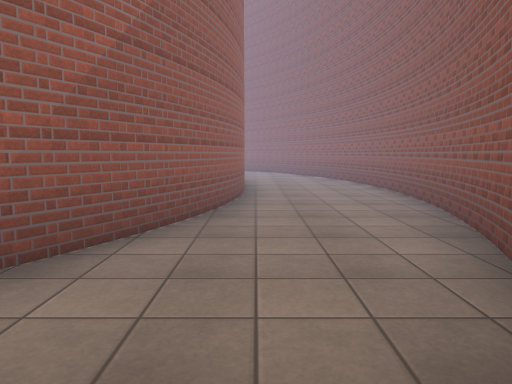
View 1 (above)

16 first-person views from a walk through a 3-D level made in the Unity game engine. The camera is 1.4 m above the floor, tilts 6° down and sees 70° across. The floor is counted in squares, 2 m on a side. Each view is taken from the middle of a square. On the plan, view 1 faces up. The plan holds only what a view shows up to about 11 squares ahead; the rest is blank. The place goes on beyond the plan. Surface patterns are stand-ins for the level's own textures.

View 2
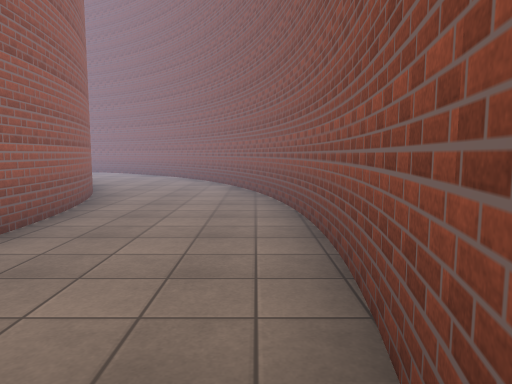

View 3
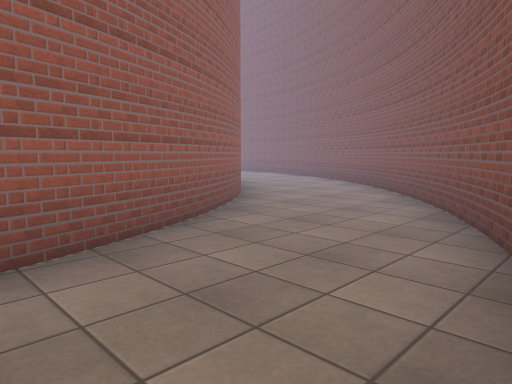

View 4
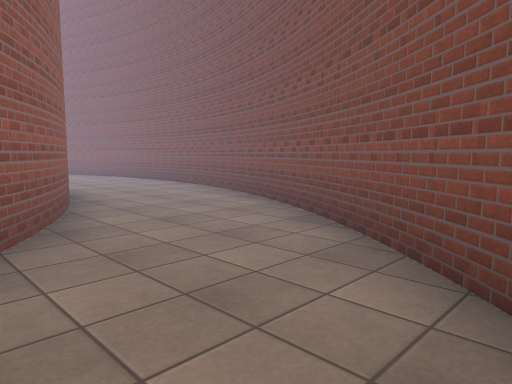

View 5
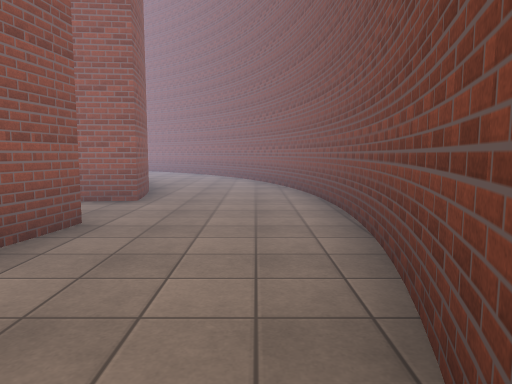

View 6
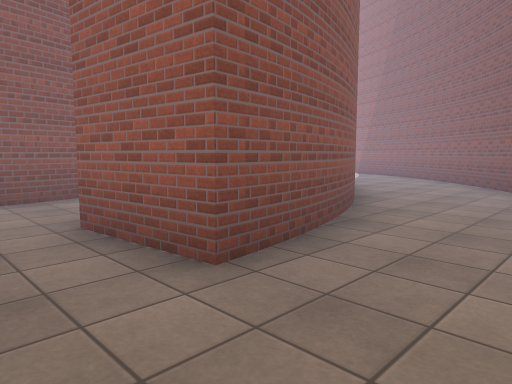

View 7
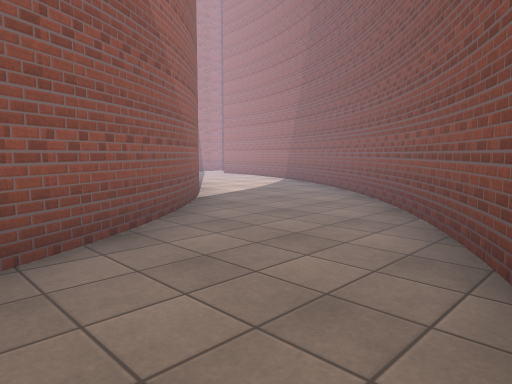

View 8
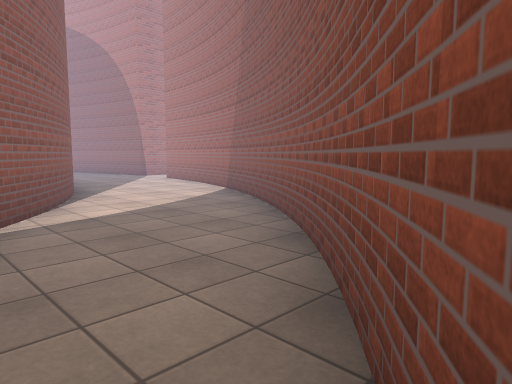

View 9
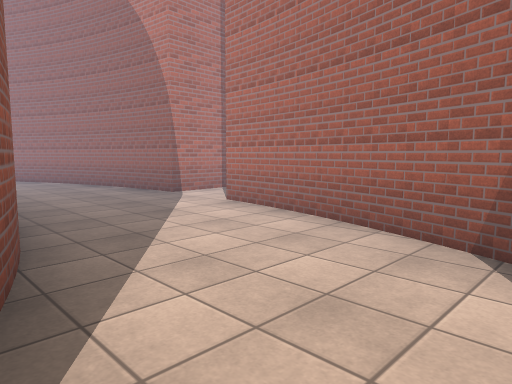

View 10
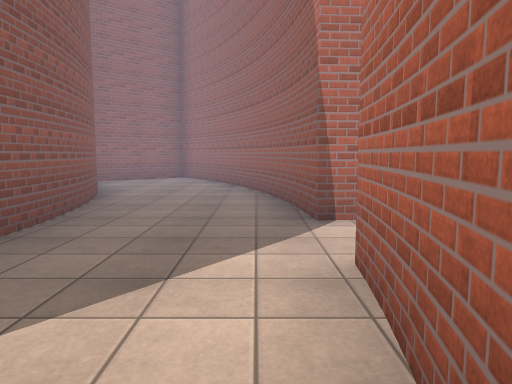

View 11
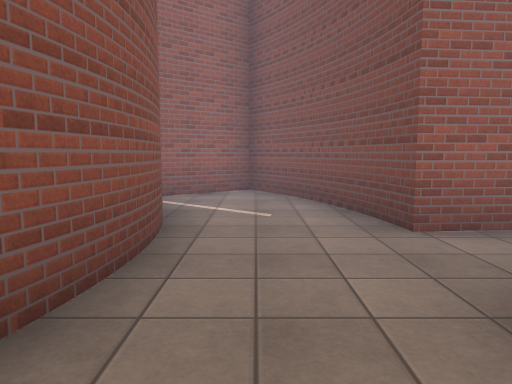

View 12
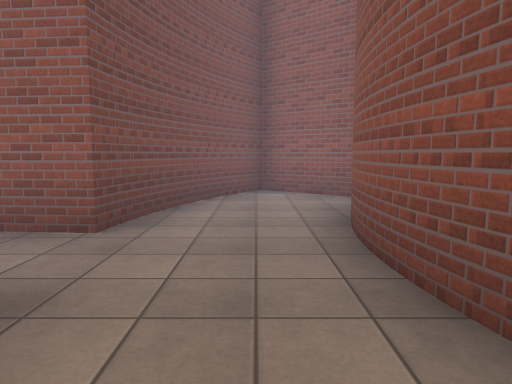

View 13
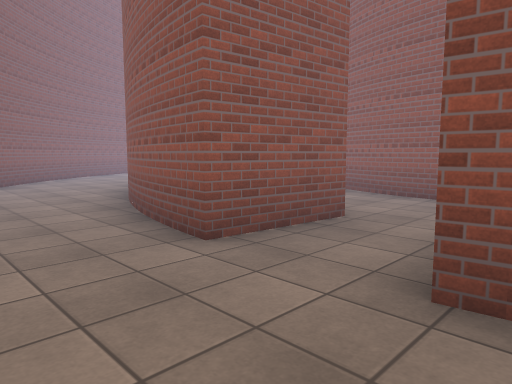

View 14
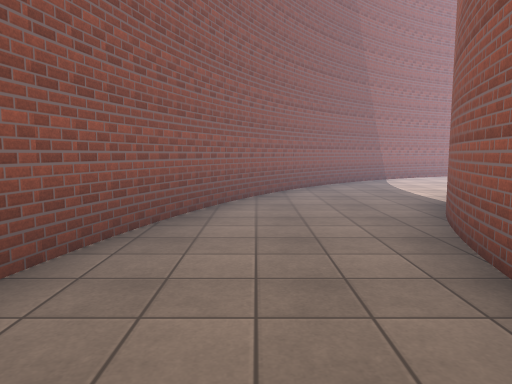

View 15
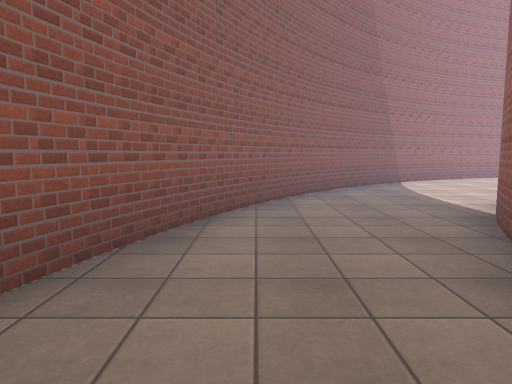

View 16
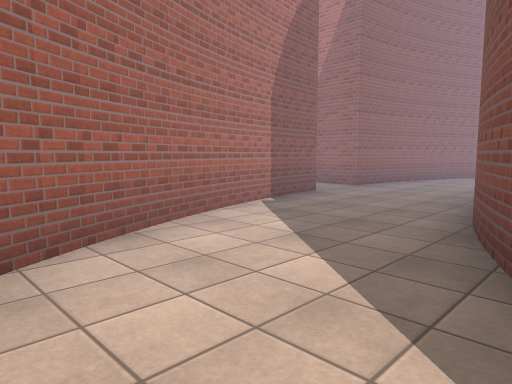

### Floor plan
Key: @ floor where view 1 was taken; # wall or solid block; . floor.
Columns run from 23 left of view 1 to 3 right of it. Each row starts with its distance up from view 1.
 19         ############
 18       ###..........###
 17      ##..............##
 16     ##.....##..##.....##
 15    ##....####..####....##
 14    #....####....####....#
 13   ##...###........###...##
 12   #...## #..####..# ##...#
 11  ##..##  ##    ####  ##..##
 10  #...#                #...#
  9  #...#                #...#
  8  #...#                #...#
  7  ....#                #...#
  6 ##...#                #...#
  5  #...#                #...#
  4  #...#                #...#
  3  ##..#               ##..##
  2   #...               #...#
  1   ##...              ...##
  0    #.##             ...@#
 -1    ###          ## ....##
 -2                 #.....##
 -3            ..........##
 -4         #..........###
 -5         #####..#####
 -6             #.

Where each view was taken, in squares from view 1:
view 1: 0 up, 0 right, facing up
view 2: 4 up, 2 right, facing up
view 3: 9 up, 2 right, facing up-left
view 4: 14 up, 1 left, facing up-left
view 5: 18 up, 5 left, facing left
view 6: 18 up, 9 left, facing down-left
view 7: 18 up, 13 left, facing down-left
view 8: 17 up, 16 left, facing down-left
view 9: 12 up, 18 left, facing down-left
view 10: 10 up, 21 left, facing down
view 11: 13 up, 7 left, facing left
view 12: 13 up, 12 left, facing right
view 13: 18 up, 11 left, facing down-right
view 14: 7 up, 1 right, facing down
view 15: 6 up, 1 right, facing down
view 16: 1 down, 3 left, facing down-left
